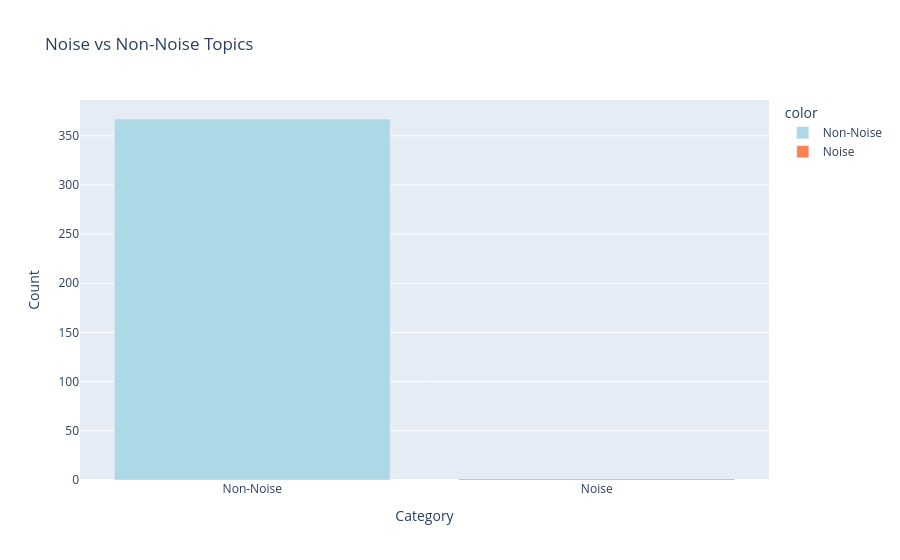

The cell this chart's notebook holds for it:
### Code cell
# Noise vs non-noise
noise_counts = df["taxonomy_is_noise"].value_counts()
fig = px.bar(
    x=["Non-Noise", "Noise"],
    y=[noise_counts.get(False, 0), noise_counts.get(True, 0)],
    title="Noise vs Non-Noise Topics",
    labels={"x": "Category", "y": "Count"},
    color=["Non-Noise", "Noise"],
    color_discrete_map={"Non-Noise": "lightblue", "Noise": "coral"}
)
fig.show()

### Figure 1 — Plotly figure (JSON) as saved in the notebook; plotly's stock layout.template omitted (floating-point values rounded to 4 significant figures)
{"data": [{"hovertemplate": "color=Non-Noise<br>Category=%{x}<br>Count=%{y}<extra></extra>", "legendgroup": "Non-Noise", "marker": {"color": "lightblue", "pattern": {"shape": ""}}, "name": "Non-Noise", "orientation": "v", "showlegend": true, "textposition": "auto", "type": "bar", "x": ["Non-Noise"], "xaxis": "x", "y": [367], "yaxis": "y"}, {"hovertemplate": "color=Noise<br>Category=%{x}<br>Count=%{y}<extra></extra>", "legendgroup": "Noise", "marker": {"color": "coral", "pattern": {"shape": ""}}, "name": "Noise", "orientation": "v", "showlegend": true, "textposition": "auto", "type": "bar", "x": ["Noise"], "xaxis": "x", "y": [1], "yaxis": "y"}], "layout": {"barmode": "relative", "legend": {"title": {"text": "color"}, "tracegroupgap": 0}, "title": {"text": "Noise vs Non-Noise Topics"}, "xaxis": {"anchor": "y", "domain": [0, 1], "title": {"text": "Category"}}, "yaxis": {"anchor": "x", "domain": [0, 1], "title": {"text": "Count"}}}}
